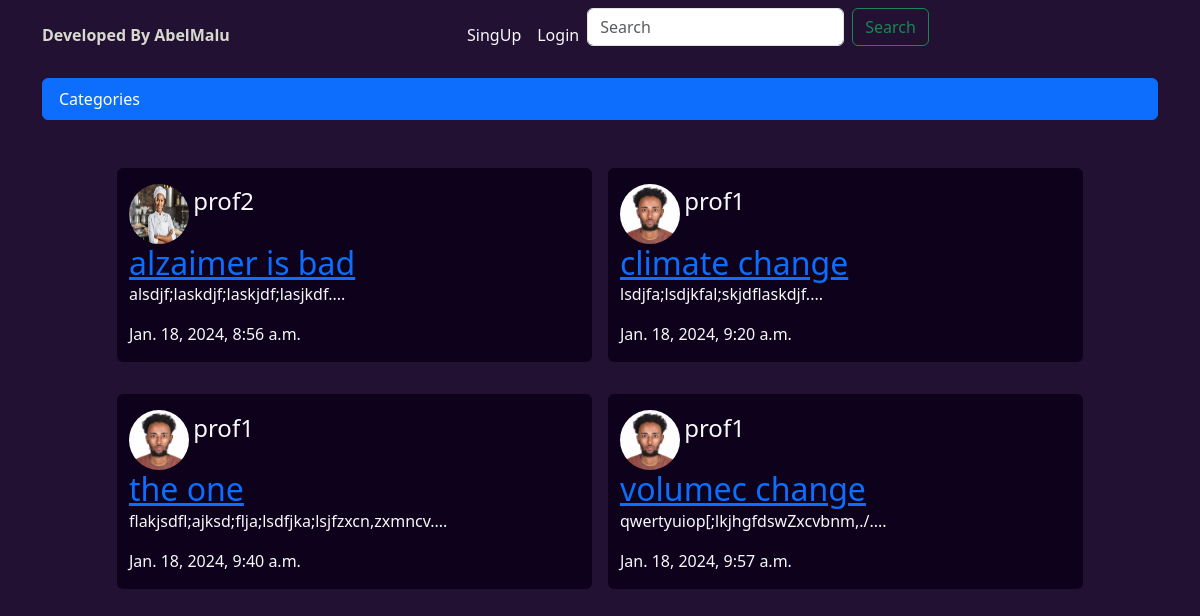
The app's page /, older data.
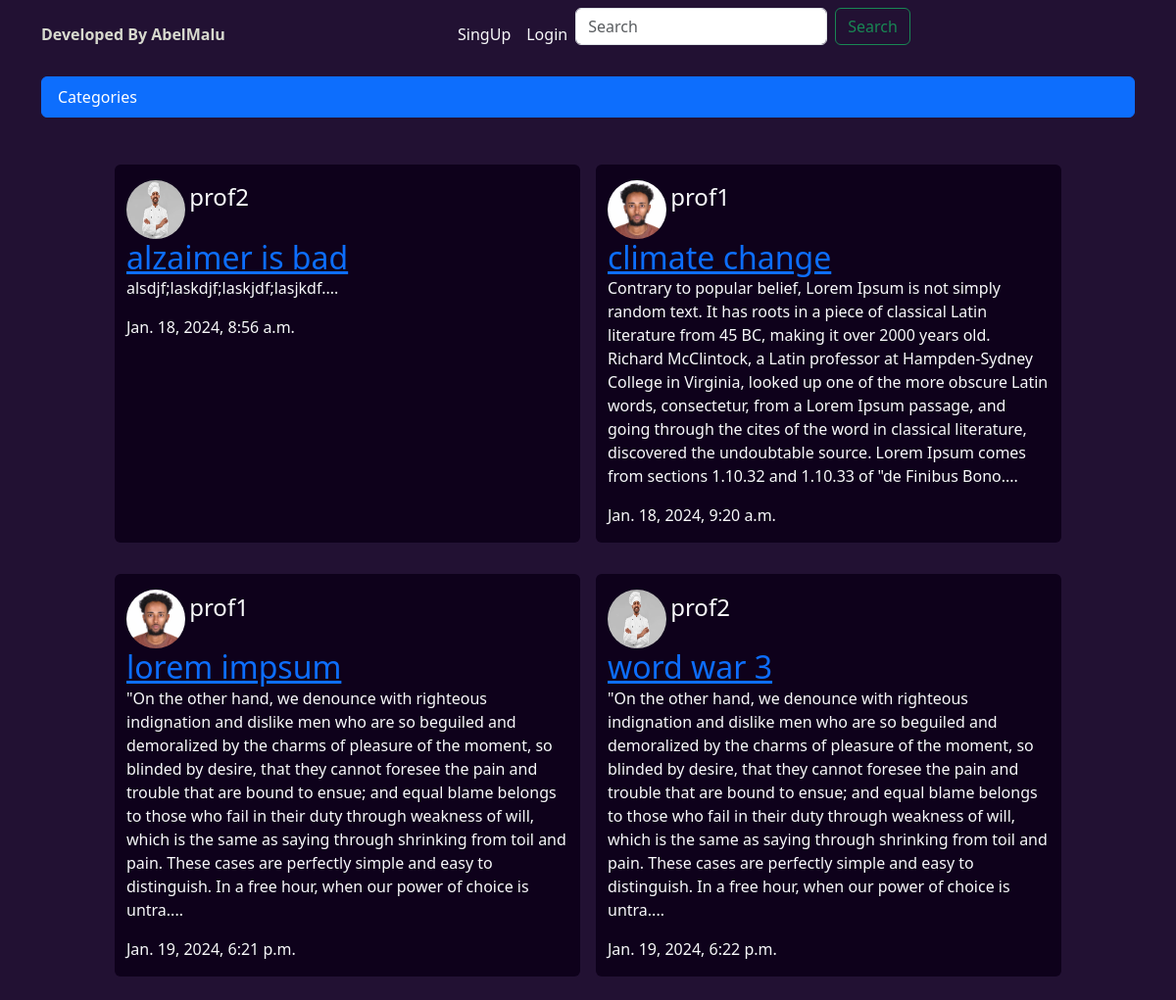
The same page, newer data.
### core/models.py (models this page shows, shortened)
class Article(models.Model):
    title = models.CharField(max_length=255)
    slug = models.SlugField()
    body = models.TextField()
    date = models.DateTimeField(auto_now_add=True)
    thumb = models.ImageField(default='default.png',blank=True)
    author =models.ForeignKey(User, default=None, on_delete=models.CASCADE)
    person = models.ForeignKey(Profile, on_delete=models.CASCADE, null=True)
    category = models.ForeignKey(Category,on_delete=models.CASCADE, null= True)
    def snippet(self):
        return self.body[:500]+'....'

class Profile(models.Model):
    user = models.OneToOneField(User, on_delete=models.CASCADE, null=True)
    first_name = models.CharField(max_length=255, null=True)
    last_name = models.CharField(max_length=255, null=True)
    profile_pic = models.ImageField(default='defaultProfile.png')
    def __str__(self) -> str:
        return str(self.user)

### core/views.py (the view)
# urls.py: path('',views.article_list, name='home'),
def article_list(request):
    if 'q' in request.GET:
        q = request.GET['q']
        multiple_query = Q(Q(title__icontains=q))
        articles=Article.objects.filter(multiple_query)
        categories = Category.objects.all()
    else:
        categories = Category.objects.all()
        articles = Article.objects.all().order_by('date')
    context = {
            'articles': articles,
            'categories':categories
        }
    return render(request, 'article_list.html',context)

### templates/article_list.html (shortened to what this page needs)
{% extends 'base_layout.html' %}
{% block content %}
            <div class="container">
                <ul class="list-group pb-3">
                    <li class="list-group-item active" aria-current="true">Categories</li>
                </ul>
                <div class="row justify-content-center pt-5 g-4">
                    {% for article in articles%}
                        <div class=" col-lg-5 m-2 rounded text-light mb-4 " style="background: #0e011b;">
                                <img src=" {{article.person.profile_pic.url}} " alt="img not found" class="profile-pic rounded-circle mt-3" style="display: inline;" >
                                <div class="" style="display: inline;">
                                        <p  class="h4" style="display: inline;">{{article.person}}</p> <br>
                                    <h2 class="" style="display: inline;" ><a href="{% url 'detail' slug=article.slug %}">{{article.title}}</a></h2>
                                    <p>{{article.snippet}}</p>
                                    <p>{{article.date}}</p>
                                </div>
                        </div>
            {% endfor %}
{% endblock %}

Row changes from the older to the newer data that the page shows:
removed Article: person.profile_pic (picture), person "prof1", title "the one", snippet "flakjsdfl;ajksd;flja;lsdfjka;lsjfzxcn,zxmncv....", date "Jan. 18, 2024, 9:40 a.m."
removed Article: person.profile_pic (picture), person "prof1", title "volumec change", snippet "qwertyuiop[;lkjhgfdswZxcvbnm,./....", date "Jan. 18, 2024, 9:57 a.m."
changed through a linked row, Article "alzaimer is bad": person.profile_pic: a different picture
changed Article "climate change": snippet "lsdjfa;lsdjkfal;skjdflaskdjf...." → "Contrary to popular belief, Lorem Ipsum is not simply random text. It has roots in a piece of classical Latin literature from 45 BC, making it over 2000 years old. Richard McClintock, a Latin professor at Hampden-Sydney College in Virginia, looked up one of the more obscure Latin words, consectetur, from a Lorem Ipsum passage, and going through the cites of the word in classical literature, discovered the undoubtable source. Lorem Ipsum comes from sections 1.10.32 and 1.10.33 of \"de Finibus Bono...."
added Article: person.profile_pic (picture), person "prof1", title "lorem impsum", snippet "\"On the other hand, we denounce with righteous indignation and dislike men who are so beguiled and demoralized by the charms of pleasure of the moment, so blinded by desire, that they cannot foresee the pain and trouble that are bound to ensue; and equal blame belongs to those who fail in their duty through weakness of will, which is the same as saying through shrinking from toil and pain. These cases are perfectly simple and easy to distinguish. In a free hour, when our power of choice is untra....", date "Jan. 19, 2024, 6:21 p.m."
added Article: person.profile_pic (picture), person "prof2", title "word war 3", snippet "\"On the other hand, we denounce with righteous indignation and dislike men who are so beguiled and demoralized by the charms of pleasure of the moment, so blinded by desire, that they cannot foresee the pain and trouble that are bound to ensue; and equal blame belongs to those who fail in their duty through weakness of will, which is the same as saying through shrinking from toil and pain. These cases are perfectly simple and easy to distinguish. In a free hour, when our power of choice is untra....", date "Jan. 19, 2024, 6:22 p.m."
